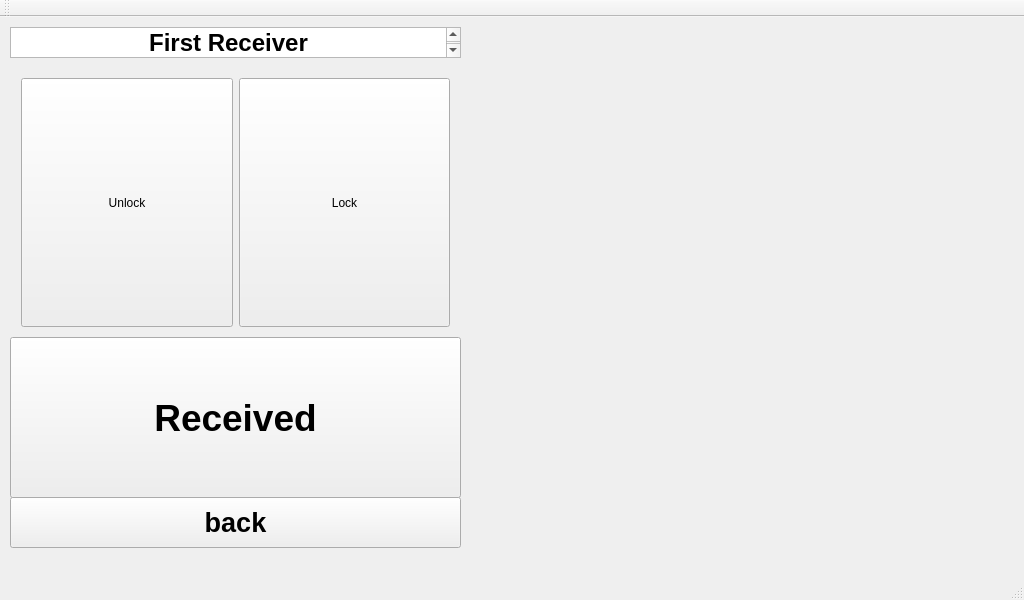
<?xml version="1.0" encoding="UTF-8"?>
<ui version="4.0">
 <class>merry_wtwo</class>
 <widget class="QMainWindow" name="merry_wtwo">
  <property name="geometry">
   <rect>
    <x>0</x>
    <y>0</y>
    <width>1024</width>
    <height>600</height>
   </rect>
  </property>
  <property name="windowTitle">
   <string>merry_wtwo</string>
  </property>
  <widget class="QWidget" name="centralWidget">
   <widget class="QPushButton" name="Button_rec">
    <property name="geometry">
     <rect>
      <x>10</x>
      <y>320</y>
      <width>451</width>
      <height>161</height>
     </rect>
    </property>
    <property name="sizePolicy">
     <sizepolicy hsizetype="Minimum" vsizetype="Expanding">
      <horstretch>0</horstretch>
      <verstretch>0</verstretch>
     </sizepolicy>
    </property>
    <property name="font">
     <font>
      <family>Ubuntu</family>
      <pointsize>28</pointsize>
      <weight>75</weight>
      <italic>false</italic>
      <bold>true</bold>
     </font>
    </property>
    <property name="styleSheet">
     <string notr="true">font: Bold 28pt &quot;Ubuntu&quot;;</string>
    </property>
    <property name="text">
     <string>Received</string>
    </property>
   </widget>
   <widget class="QWidget" name="horizontalLayoutWidget">
    <property name="geometry">
     <rect>
      <x>10</x>
      <y>50</y>
      <width>451</width>
      <height>271</height>
     </rect>
    </property>
    <layout class="QHBoxLayout" name="horizontalLayout">
     <item>
      <widget class="QPushButton" name="Button_unlock1">
       <property name="sizePolicy">
        <sizepolicy hsizetype="Minimum" vsizetype="Expanding">
         <horstretch>0</horstretch>
         <verstretch>0</verstretch>
        </sizepolicy>
       </property>
       <property name="styleSheet">
        <string notr="true">font: Bold 28pt &quot;Ubuntu&quot;;</string>
       </property>
       <property name="text">
        <string>Unlock</string>
       </property>
      </widget>
     </item>
     <item>
      <widget class="QPushButton" name="Button_lock1">
       <property name="sizePolicy">
        <sizepolicy hsizetype="Minimum" vsizetype="Expanding">
         <horstretch>0</horstretch>
         <verstretch>0</verstretch>
        </sizepolicy>
       </property>
       <property name="styleSheet">
        <string notr="true">font: Bold 28pt &quot;Ubuntu&quot;;</string>
       </property>
       <property name="text">
        <string>Lock</string>
       </property>
      </widget>
     </item>
    </layout>
   </widget>
   <widget class="QPushButton" name="Button_back">
    <property name="geometry">
     <rect>
      <x>10</x>
      <y>480</y>
      <width>451</width>
      <height>51</height>
     </rect>
    </property>
    <property name="font">
     <font>
      <pointsize>20</pointsize>
      <weight>75</weight>
      <bold>true</bold>
     </font>
    </property>
    <property name="text">
     <string>back</string>
    </property>
   </widget>
   <widget class="QTextEdit" name="textEdit">
    <property name="geometry">
     <rect>
      <x>10</x>
      <y>10</y>
      <width>451</width>
      <height>31</height>
     </rect>
    </property>
    <property name="font">
     <font>
      <pointsize>18</pointsize>
      <weight>75</weight>
      <bold>true</bold>
     </font>
    </property>
    <property name="html">
     <string>&lt;!DOCTYPE HTML PUBLIC &quot;-//W3C//DTD HTML 4.0//EN&quot; &quot;http://www.w3.org/TR/REC-html40/strict.dtd&quot;&gt;
&lt;html&gt;&lt;head&gt;&lt;meta name=&quot;qrichtext&quot; content=&quot;1&quot; /&gt;&lt;style type=&quot;text/css&quot;&gt;
p, li { white-space: pre-wrap; }
&lt;/style&gt;&lt;/head&gt;&lt;body style=&quot; font-family:'Ubuntu'; font-size:18pt; font-weight:600; font-style:normal;&quot;&gt;
&lt;p align=&quot;center&quot; style=&quot; margin-top:0px; margin-bottom:0px; margin-left:0px; margin-right:0px; -qt-block-indent:0; text-indent:0px;&quot;&gt;First Receiver&lt;/p&gt;
&lt;p align=&quot;center&quot; style=&quot;-qt-paragraph-type:empty; margin-top:0px; margin-bottom:0px; margin-left:0px; margin-right:0px; -qt-block-indent:0; text-indent:0px; font-size:11pt; font-weight:400;&quot;&gt;&lt;br /&gt;&lt;/p&gt;&lt;/body&gt;&lt;/html&gt;</string>
    </property>
   </widget>
   <widget class="QLabel" name="label">
    <property name="geometry">
     <rect>
      <x>470</x>
      <y>10</y>
      <width>551</width>
      <height>531</height>
     </rect>
    </property>
    <property name="text">
     <string/>
    </property>
    <property name="pixmap">
     <pixmap resource="../../give_one/resource/bears.qrc">:/new/prefix1/final_map.png</pixmap>
    </property>
   </widget>
  </widget>
  <widget class="QMenuBar" name="menuBar">
   <property name="geometry">
    <rect>
     <x>0</x>
     <y>0</y>
     <width>1024</width>
     <height>31</height>
    </rect>
   </property>
  </widget>
  <widget class="QToolBar" name="mainToolBar">
   <attribute name="toolBarArea">
    <enum>TopToolBarArea</enum>
   </attribute>
   <attribute name="toolBarBreak">
    <bool>false</bool>
   </attribute>
  </widget>
  <widget class="QStatusBar" name="statusBar"/>
 </widget>
 <layoutdefault spacing="6" margin="11"/>
 <resources>
  <include location="../../merry_win/resource/bears.qrc"/>
  <include location="../../give_one/resource/bears.qrc"/>
  <include location="../resource/bears.qrc"/>
 </resources>
 <connections/>
</ui>
